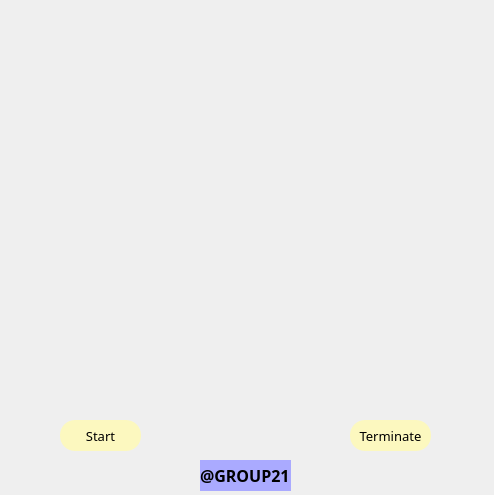
<?xml version="1.0" encoding="UTF-8"?>
<ui version="4.0">
 <class>MJ</class>
 <widget class="QWidget" name="MJ">
  <property name="geometry">
   <rect>
    <x>0</x>
    <y>0</y>
    <width>494</width>
    <height>495</height>
   </rect>
  </property>
  <property name="windowTitle">
   <string>Form</string>
  </property>
  <widget class="QLabel" name="label">
   <property name="geometry">
    <rect>
     <x>0</x>
     <y>0</y>
     <width>501</width>
     <height>121</height>
    </rect>
   </property>
   <property name="text">
    <string/>
   </property>
   <property name="pixmap">
    <pixmap>lib/virtual.png</pixmap>
   </property>
   <property name="scaledContents">
    <bool>true</bool>
   </property>
  </widget>
  <widget class="QLabel" name="label_2">
   <property name="geometry">
    <rect>
     <x>30</x>
     <y>130</y>
     <width>431</width>
     <height>291</height>
    </rect>
   </property>
   <property name="text">
    <string/>
   </property>
   <property name="pixmap">
    <pixmap>lib/mygify.gif</pixmap>
   </property>
   <property name="scaledContents">
    <bool>true</bool>
   </property>
  </widget>
  <widget class="QPushButton" name="pushButton">
   <property name="geometry">
    <rect>
     <x>60</x>
     <y>420</y>
     <width>81</width>
     <height>31</height>
    </rect>
   </property>
   <property name="font">
    <font>
     <family>Segoe Script</family>
     <pointsize>10</pointsize>
    </font>
   </property>
   <property name="styleSheet">
    <string notr="true">QPushButton{
	
	background-color: rgb(252, 248, 191);
	border-radius: 15px;
	}
QPushButton:hover{
	
	color: rgb(255, 170, 127);
}
QPushButton:pressed{
	
	color: rgb(0, 170, 0);
}
</string>
   </property>
   <property name="text">
    <string>Start</string>
   </property>
  </widget>
  <widget class="QPushButton" name="pushButton_2">
   <property name="geometry">
    <rect>
     <x>350</x>
     <y>420</y>
     <width>81</width>
     <height>31</height>
    </rect>
   </property>
   <property name="font">
    <font>
     <family>Segoe Script</family>
     <pointsize>10</pointsize>
    </font>
   </property>
   <property name="styleSheet">
    <string notr="true">QPushButton{
	
	background-color: rgb(252, 248, 191);
	border-radius: 15px;
	}
QPushButton:hover{
	
	
	color: rgb(170, 0, 255);
}
QPushButton:pressed{
	
	
	color: rgb(206, 0, 0);
}
</string>
   </property>
   <property name="text">
    <string>Terminate</string>
   </property>
  </widget>
  <widget class="QLabel" name="label_3">
   <property name="geometry">
    <rect>
     <x>200</x>
     <y>460</y>
     <width>91</width>
     <height>31</height>
    </rect>
   </property>
   <property name="font">
    <font>
     <family>Yu Gothic UI Semibold</family>
     <pointsize>12</pointsize>
     <weight>75</weight>
     <bold>true</bold>
    </font>
   </property>
   <property name="styleSheet">
    <string notr="true">QLabel{
	
	
	background-color: rgb(170, 170, 255);
}
	</string>
   </property>
   <property name="text">
    <string>@GROUP21</string>
   </property>
  </widget>
 </widget>
 <resources/>
 <connections/>
</ui>
